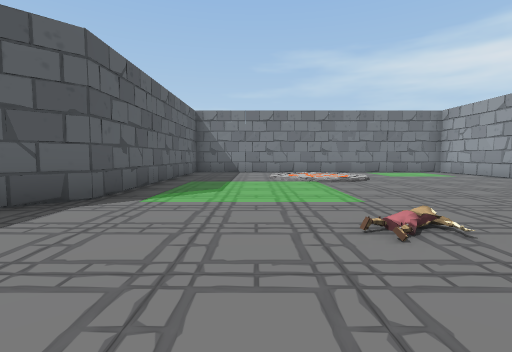
View 1 (above)

22 first-person views from a walk through a scene from a Unity 3-D project. The camera is 1.3 m above the floor, tilts 4° down and sees 85° across. The floor is counted in squares, 2 m on a side. Each view is taken from the middle of a square. On the plan, view 1 faces up. The plan holds only what a view shows up to about 9 squares ahead; the rest is blank. The place goes on beyond the plan. The player character is not drawn.

View 2
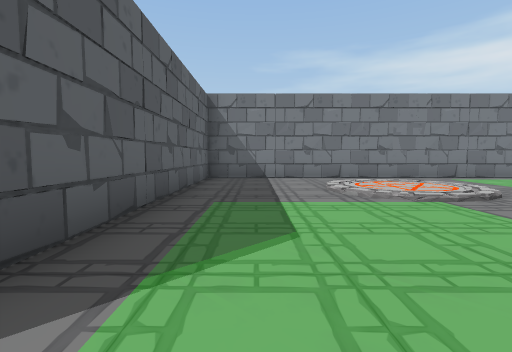

View 3
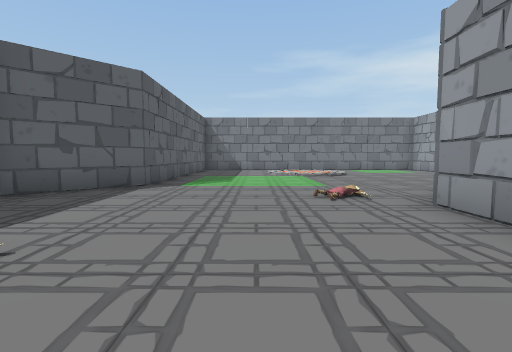

View 4
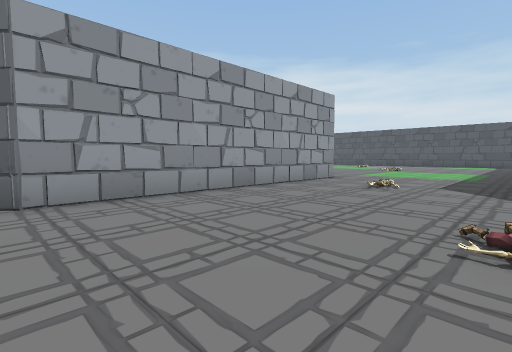

View 5
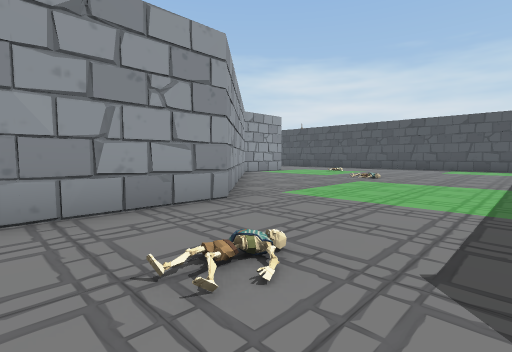

View 6
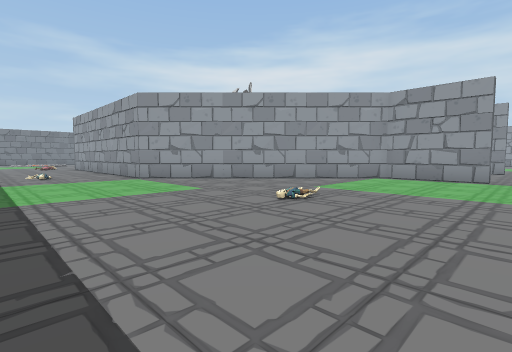

View 7
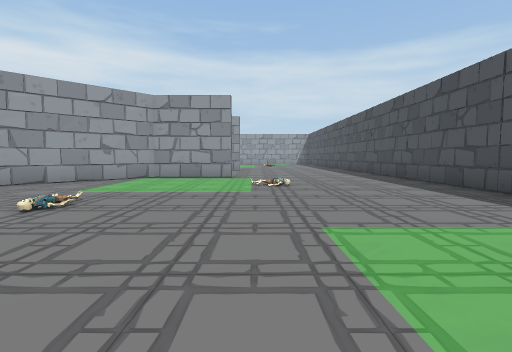

View 8
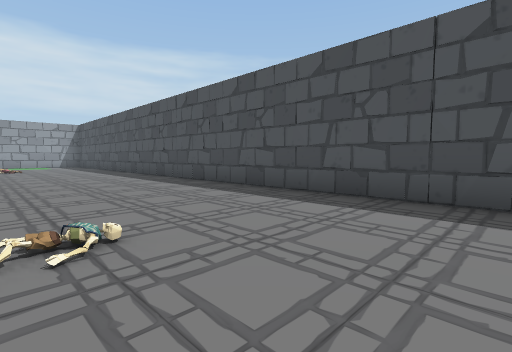

View 9
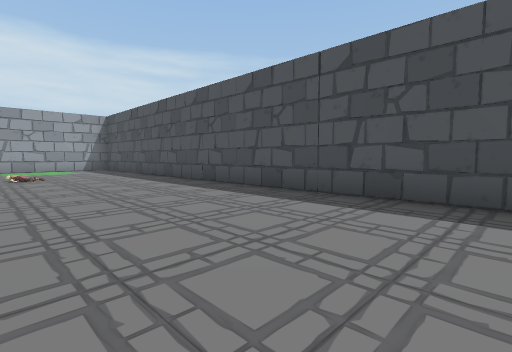

View 10
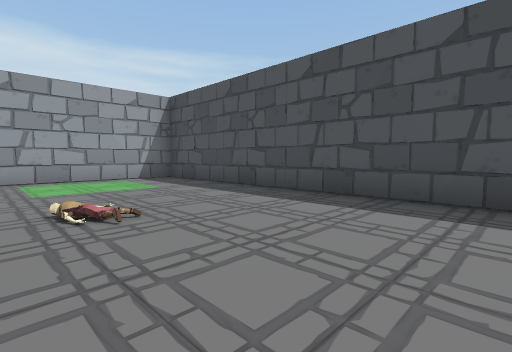

View 11
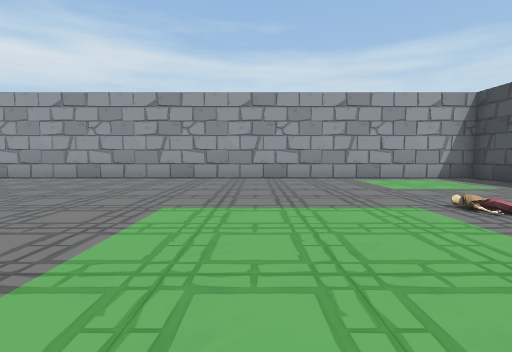

View 12
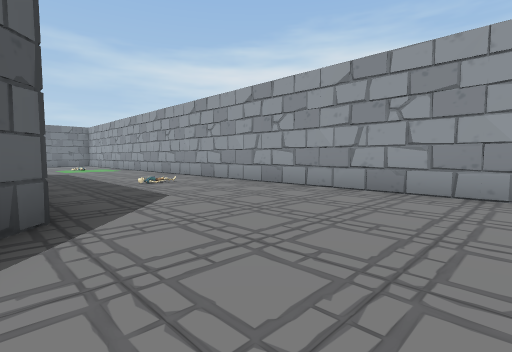

View 13
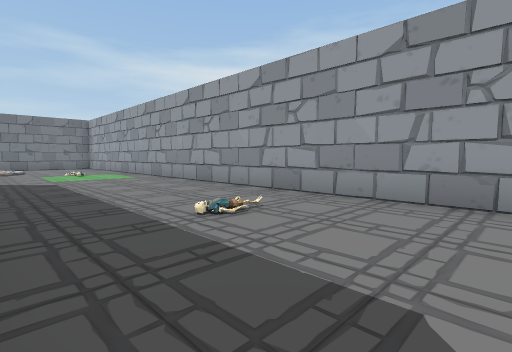

View 14
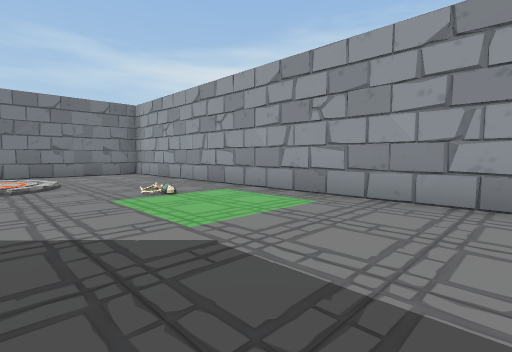

View 15
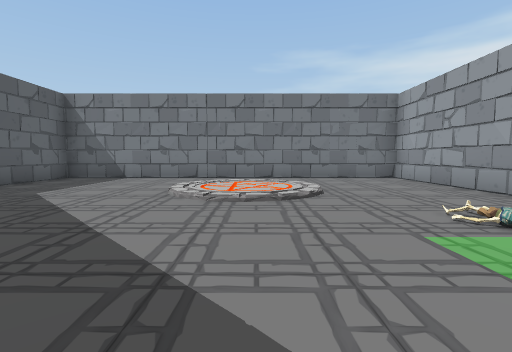

View 16
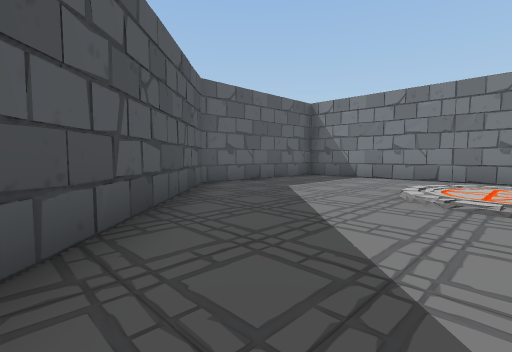

View 17
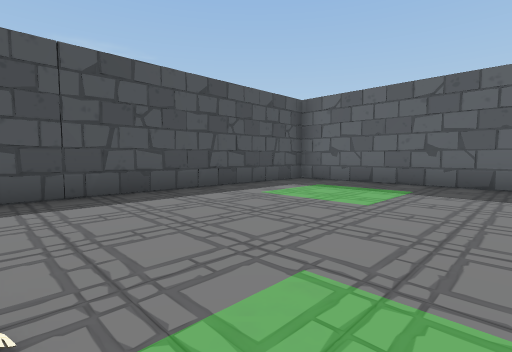

View 18
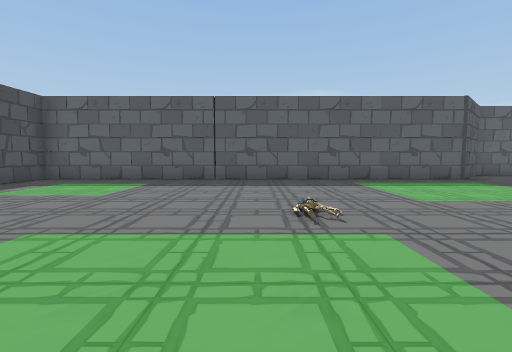

View 19
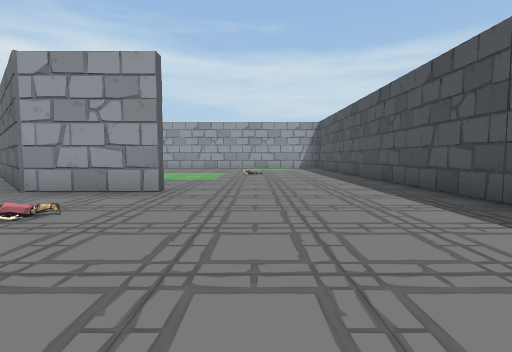

View 20
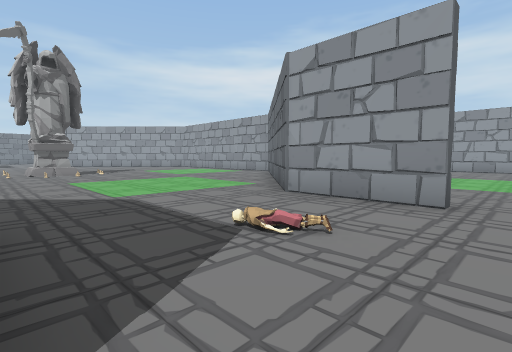

View 21
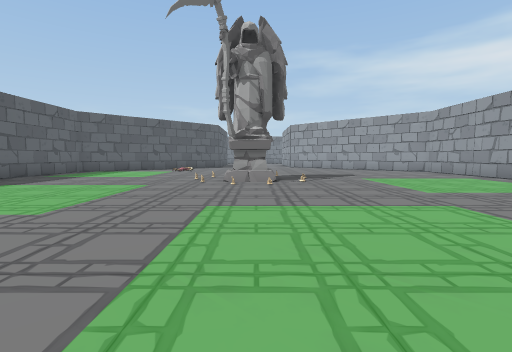

View 22
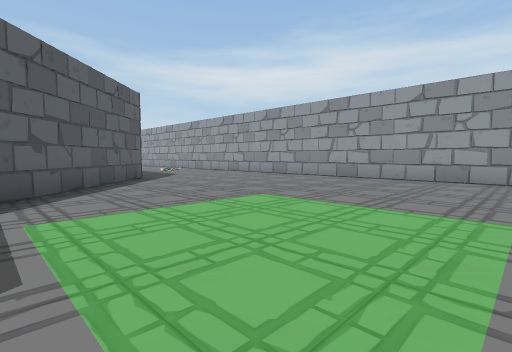

### Floor plan
Key: @ floor where view 1 was taken; # wall or solid block; . main floor; : floor 0.25 m higher than the main floor; / step, stairs or slope; S statue.
Columns run from 3 left of view 1 to 23 right of it. Each row starts with its distance up from view 1.
 12  ##########     ###########
 11  #........     ##.........#
 10  #.../...      #...../....#
  9  #..::/....#   #....:::...#
  8  #../:/....#   #....:::...#
  7  #..//....     ##...//....#
  6 ##........      ##...../..#
  5  #.......        ##.......#
  4 ##......          ##......#
  3 #......            # .....#
  2 ......#              .....#
  1 ......#              .....#
  0  ..@..#              .....#
 -1  .....#...... ......#.....#
 -2  .....#.....SS......#.....#
 -3  .....#.....S....... .....#
 -4 ......#............. .....#
 -5 #.....# ...........  .....#
 -6  .....## .........  #.....#
 -7  ......## ........ ##.....#
 -8   ......## .......##......#
 -9  #.......##......##.......#
-10  #........##....##........#
-11 # ...//....#...##.........#
-12 # .........#./.# .........#
-13 # .........#./.#..........#
-14  ......./.................#
-15  #....../.................#
-16  #........................#
-17  #........................#
-18  ##########################

Positions as (right, up) in squares from view 1, and headings:
1: (0, 0), facing up
2: (-1, 3), facing up
3: (0, -2), facing up
4: (-2, 2), facing down-right
5: (-1, -3), facing down-right
6: (-1, -14), facing up-right
7: (-1, -14), facing right
8: (3, -14), facing down-right
9: (8, -14), facing down-right
10: (14, -14), facing down-right
11: (14, -12), facing right
12: (17, -9), facing up-right
13: (18, -5), facing up-right
14: (18, 1), facing up-right
15: (18, 3), facing up
16: (18, 3), facing up-left
17: (5, -13), facing down-left
18: (6, -12), facing left
19: (7, -15), facing right
20: (8, -14), facing up-right
21: (10, -10), facing up
22: (14, -14), facing up-right
